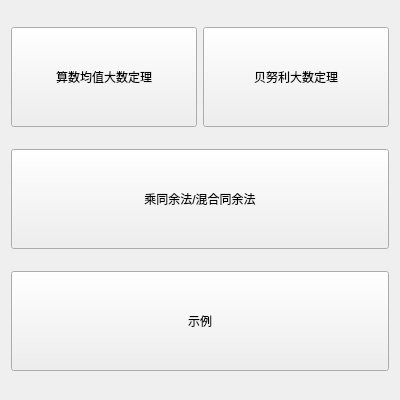
<?xml version="1.0" encoding="UTF-8"?>
<ui version="4.0">
 <class>Guide</class>
 <widget class="QWidget" name="Guide">
  <property name="geometry">
   <rect>
    <x>0</x>
    <y>0</y>
    <width>400</width>
    <height>400</height>
   </rect>
  </property>
  <property name="windowTitle">
   <string>欢迎</string>
  </property>
  <layout class="QGridLayout" name="gridLayout">
   <item row="0" column="0">
    <widget class="QPushButton" name="onebtn">
     <property name="minimumSize">
      <size>
       <width>0</width>
       <height>100</height>
      </size>
     </property>
     <property name="text">
      <string>算数均值大数定理</string>
     </property>
    </widget>
   </item>
   <item row="0" column="1">
    <widget class="QPushButton" name="twobtn">
     <property name="minimumSize">
      <size>
       <width>0</width>
       <height>100</height>
      </size>
     </property>
     <property name="text">
      <string>贝努利大数定理</string>
     </property>
    </widget>
   </item>
   <item row="1" column="0" colspan="2">
    <widget class="QPushButton" name="threebtn">
     <property name="minimumSize">
      <size>
       <width>0</width>
       <height>100</height>
      </size>
     </property>
     <property name="text">
      <string>乘同余法/混合同余法</string>
     </property>
    </widget>
   </item>
   <item row="2" column="0" colspan="2">
    <widget class="QPushButton" name="fourbtn">
     <property name="minimumSize">
      <size>
       <width>0</width>
       <height>100</height>
      </size>
     </property>
     <property name="text">
      <string>示例</string>
     </property>
    </widget>
   </item>
  </layout>
 </widget>
 <resources/>
 <connections/>
</ui>
